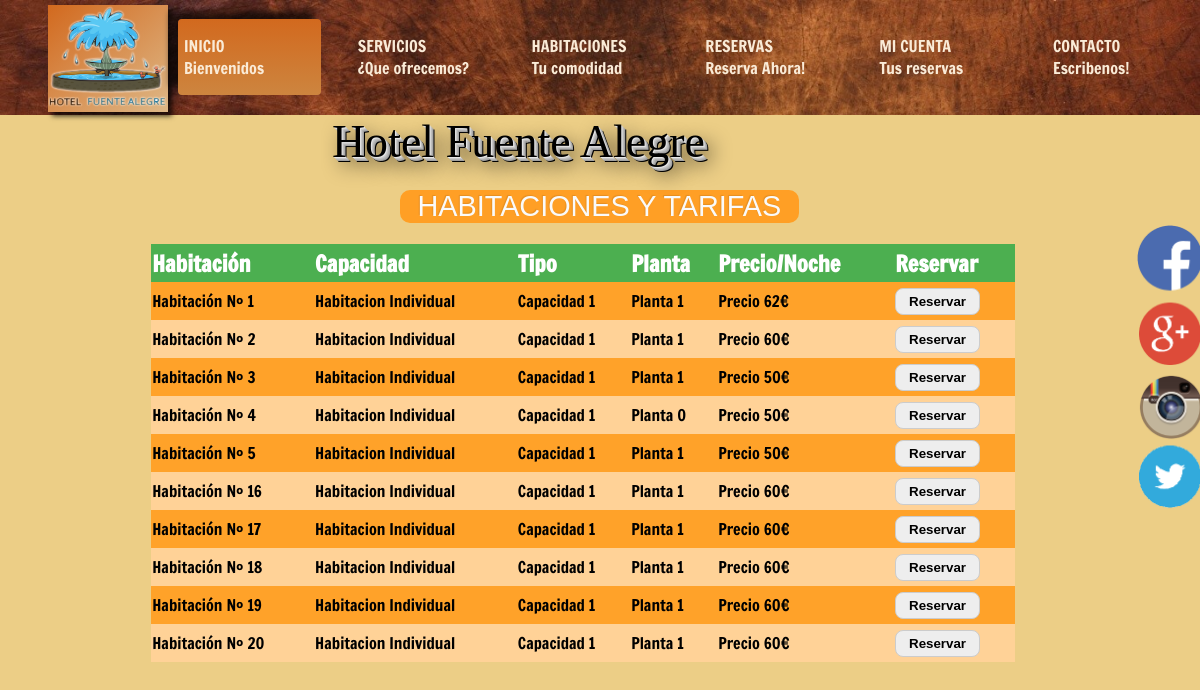
Screenshot of /usuario/habitaciones.php?personas=1 with the database file from the repository.
### tables this page shows
CREATE TABLE `habitacion` (
  `codHabitacion` int(10) NOT NULL,
  `tipo` varchar(16) NOT NULL,
  `capacidad` int(11) NOT NULL,
  `planta` int(1) NOT NULL,
  `tarifa` double NOT NULL
);

### usuario/habitaciones.php (the view, shortened to what this page needs)
<!DOCTYPE html>
<html lang="es">
    <head>
        <link rel="stylesheet" type="text/css" href="/css/style.css">
    </head>
    <body class="fondoCuerpo">
      <?php
      try {
          $conexion = new PDO("mysql:host=localhost;dbname=hotel;charset=utf8", "root");
      } catch (PDOException $e) {
          echo "No se ha podido establecer conexión con el servidor de bases de datos.<br>";
          die ("Error: " . $e->getMessage());
      }
      $fechaEntrada = $_GET['fechaEntrada'];
      $fechaSalida = $_GET['fechaSalida'];
      $personas = $_GET['personas'];
      $sql2 = "SELECT h.codHabitacion, h.tipo, h.planta, h.tarifa, h.capacidad"
        . " FROM habitacion h "
        . "WHERE EXISTS (SELECT * FROM reserva r WHERE r.codHabitacion = h.codHabitacion"
        . " AND (((r.fechaEntrada <= DATE('$fechaEntrada') AND r.fechaSalida > DATE('$fechaEntrada')) "
        . "OR (r.fechaEntrada < DATE('$fechaSalida') AND r.fechaSalida >= DATE('$fechaSalida'))))"
        . " OR EXISTS (SELECT * FROM reserva r WHERE r.codHabitacion = h.codHabitacion "
        . "AND ((r.fechaEntrada > DATE('$fechaEntrada') AND r.fechaSalida < DATE('$fechaSalida'))))) = FALSE "
        . "AND h.capacidad=$personas ";
      $habsDisponibles = $conexion->query($sql2);
      ?>
        <div class="cabecera">
            <div class="logoCabecera">
                <img src="../img/logoHotelHeader.png" class="imgLogoResponsive">
            </div>
            <div class="flex-container space-between">
              <a href="../index.php" class="flex-item seleccionado"><p>INICIO <br>Bienvenidos</p></a>
              <div class="flex-item"><p>SERVICIOS <br>¿Que ofrecemos?</p></div>
              <div class="flex-item"><p>HABITACIONES <br>Tu comodidad</p></div>
              <div class="flex-item"><p>RESERVAS <br>Reserva Ahora!</p></div>
              <div class="flex-item"><p>MI CUENTA <br>Tus reservas</p></div>
              <div class="flex-item"><p>CONTACTO <br>Escribenos!</p></div>
            </div>
        </div>
        <div class="contenedor">
            <div class="contenedorTexto">
                <span class="texto3D">Hotel Fuente Alegre</span>
            </div>
            <div class="redesSociales">
              <ul class="listaSocial">
                <li><span id="elemento1"></span></li>
                <li><span id="elemento2"></span></li>
                <li><span id="elemento3"></span></li>
                <li><span id="elemento4"></span></li>
              </ul>
            </div>
            <div class="tituloTabla">
              <span class="spanTituloTabla">Habitaciones y tarifas</span>
            </div>
            <?php
            if($habsDisponibles ->rowCount() > 0){
            ?>
            <table class="tablaHabitaciones">
              <th class="tablahabitacionesTh">Habitación</th>
              <th class="tablahabitacionesTh">Capacidad</th>
              <th class="tablahabitacionesTh">Tipo</th>
              <th class="tablahabitacionesTh">Planta</th>
              <th class="tablahabitacionesTh">Precio/Noche</th>
              <th class="tablahabitacionesTh">Reservar</th>
              <?php
                while ($hab = $habsDisponibles->fetchObject()) {
              ?>
              <tr>
                <td>
                  Habitación Nº <?= $hab->codHabitacion?>
                </td>
                <td>
                  Habitacion <?= $hab->tipo?>
                </td>
                <td>
                  Capacidad <?= $hab->capacidad?>
                </td>
                <td>
                  Planta <?= $hab->planta?>
                </td>
                <td>
                  Precio <?= $hab->tarifa?>€
                </td>
                <td>
                  <form name="reservar" action="confirmarReserva.php" method="GET">
                    <input type="submit" class="btnEnvio2NoMargin" value="Reservar" />
                  </form>
                </td>
              </tr>
              <?php
                }
              ?>
            </table>
            <?php
            }else{
              ?>
              <div class="mensaje1">
                  <span>No hay habitaciones disponibles para la fecha seleccionada</span>
              </div>
              <?php
            }
            ?>
        </div>
    </body>
</html>

### css/style.css (style rules this page uses)
body { margin: 0; }
.fondoCuerpo { background-color: #ecce86; }
.cabecera { width: 100%; height: 115px; background:url('../img/marronHeader.jpg') no-repeat; background-size: 100% auto; }
.logoCabecera { width: 10%; height: auto; margin-left: 4%; margin-top: 0.4%; background: linear-gradient(to bottom right, Chocolate , BurlyWood ); box-shadow: 4px 4px 5px 0px rgba(0,0,0,0.75); float:left; }
.imgLogoResponsive { width: 100%; height: auto; }
.flex-container { height: 70px; padding:5px; margin: auto; display:-webkit-flex; display: -ms-flexbox; display: flex; align-items: flex-end; }
.flex-item { display: inherit; width: 14%; height:auto; margin:5px; margin-top: 4%; margin-bottom: -20px; border-radius: 4px; }
.flex-item:hover, .seleccionado { background: linear-gradient(Chocolate , Peru ); box-shadow: -8px -8px 6px 0px rgba(0,0,0,0.68); }
.flex-item p { width:100%; -webkit-align-self: center; -ms-flex-item-align: center; align-self: center; margin-left: 6px; font-size: 1rem; font-family: 'Francois One', sans-serif; color: antiquewhite; }
.flex-item p::first-line { font-size: 1rem; }
.flex-container.space-between { -webkit-justify-content: space-between; -ms-flex-pack: justify; justify-content: space-between; }
a:link { text-decoration: none; }
.contenedor { width: 90%; }
.contenedorTexto { text-align: center; margin-right: 4%; margin-bottom: 1%; }
.texto3D { text-shadow: 1px 1px 0px rgb(230,230,230), 2px 2px 0px rgb(200,200,200), 3px 3px 0px rgb(180,180,180), 4px 4px 0px rgb(160,160,160), 5px 5px 0px rgb(0,0,0), 8px 8px 20px rgb(0,0,0); font-size: 46px; }
.redesSociales { width: 51px; float: right; left: 91%; position: fixed; }
#elemento1, #elemento2,#elemento3,#elemento4 { background-image: url("../img/spriteSocial.png"); background-position: 0px 0px; background-repeat: no-repeat; width: 72px; height: 96px; display: inline-block; vertical-align: middle; background-size: 100%; }
#elemento1 { background-position: 2px 27px; height: 104px; }
#elemento2 { background-position: 7px -210px; height: 71px; }
#elemento3 { background-position: 7px -72px; height: 71px; }
#elemento4 { background-position: 7px -142px; height: 71px; }
.listaSocial { list-style:none; }
div.tituloTabla { display: block; width: 37%; margin-left: 37%; margin-top: 2%; margin-bottom: 2%; background-color: #ff9f25; text-align: center; border-radius: 10px; }
.spanTituloTabla { color: #fafafa; font-size: 1.8rem; font-family: helvetica, arial, sans-serif; text-shadow: -1px -1px 1px rgba(0, 0, 0, 0.1); text-transform:uppercase; border-radius: 6px; }
.tablaHabitaciones { margin-left: 14%; border-collapse: collapse; width: 80%; margin-bottom: 4%; }
.tablahabitacionesTh { background-color: #4CAF50; color: white; height: 36px; font-size: 1.4rem; text-align: left; font-family: 'Francois One', sans-serif; }
.tablaHabitaciones tr td { height: 36px; font-family: 'Francois One', sans-serif; }
.tablaHabitaciones tr:nth-child(even) { background-color: #ffa229; }
.tablaHabitaciones tr:nth-child(odd) { background-color: #ffd297; }
.btnEnvio2NoMargin { width: 71%; font-weight: bold; cursor: pointer; padding: 5px; border: 1px solid #ccc; background: #eee; border-radius: 8px 8px 8px 8px; }
a { text-decoration:none; outline:0; }

### rows the page displays
habitacion: codHabitacion "1", tipo "Individual", capacidad "1", planta "1", tarifa "62"
habitacion: codHabitacion "2", tipo "Individual", capacidad "1", planta "1", tarifa "60"
habitacion: codHabitacion "3", tipo "Individual", capacidad "1", planta "1", tarifa "50"
habitacion: codHabitacion "4", tipo "Individual", capacidad "1", planta "0", tarifa "50"
habitacion: codHabitacion "5", tipo "Individual", capacidad "1", planta "1", tarifa "50"
habitacion: codHabitacion "16", tipo "Individual", capacidad "1", planta "1", tarifa "60"
habitacion: codHabitacion "17", tipo "Individual", capacidad "1", planta "1", tarifa "60"
habitacion: codHabitacion "18", tipo "Individual", capacidad "1", planta "1", tarifa "60"
habitacion: codHabitacion "19", tipo "Individual", capacidad "1", planta "1", tarifa "60"
habitacion: codHabitacion "20", tipo "Individual", capacidad "1", planta "1", tarifa "60"
